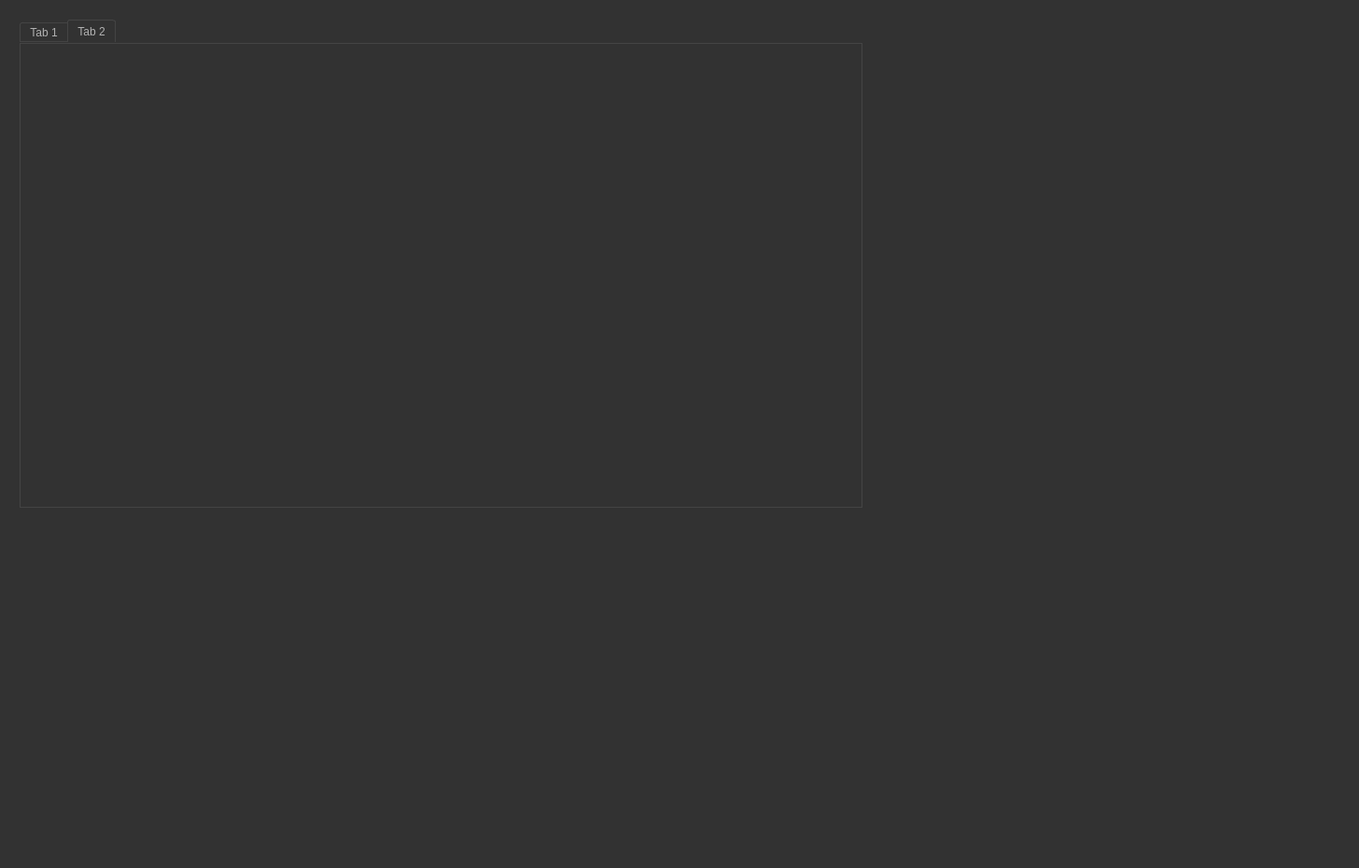
<?xml version="1.0" encoding="UTF-8"?>
<ui version="4.0">
 <class>MainWidget</class>
 <widget class="QWidget" name="MainWidget">
  <property name="geometry">
   <rect>
    <x>0</x>
    <y>0</y>
    <width>1456</width>
    <height>930</height>
   </rect>
  </property>
  <property name="windowTitle">
   <string>MainWidget</string>
  </property>
  <property name="styleSheet">
   <string notr="true">QToolTip
{
     border: 1px solid black;
     background-color: #ffa02f;
     padding: 1px;
     border-radius: 3px;
     opacity: 100;
}

QWidget
{
    color: #b1b1b1;
    background-color: #323232;
}

QWidget:item:hover
{
    background-color: QLinearGradient( x1: 0, y1: 0, x2: 0, y2: 1, stop: 0 #ffa02f, stop: 1 #ca0619);
    color: #000000;
}

QWidget:item:selected
{
    background-color: QLinearGradient( x1: 0, y1: 0, x2: 0, y2: 1, stop: 0 #ffa02f, stop: 1 #d7801a);
}

QMenuBar::item
{
    background: transparent;
}

QMenuBar::item:selected
{
    background: transparent;
    border: 1px solid #ffaa00;
}

QMenuBar::item:pressed
{
    background: #444;
    border: 1px solid #000;
    background-color: QLinearGradient(
        x1:0, y1:0,
        x2:0, y2:1,
        stop:1 #212121,
        stop:0.4 #343434/*,
        stop:0.2 #343434,
        stop:0.1 #ffaa00*/
    );
    margin-bottom:-1px;
    padding-bottom:1px;
}

QMenu
{
    border: 1px solid #000;
}

QMenu::item
{
    padding: 2px 20px 2px 20px;
}

QMenu::item:selected
{
    color: #000000;
}

QWidget:disabled
{
    color: #404040;
    background-color: #323232;
}

QAbstractItemView
{
    background-color: QLinearGradient( x1: 0, y1: 0, x2: 0, y2: 1, stop: 0 #4d4d4d, stop: 0.1 #646464, stop: 1 #5d5d5d);
}

QWidget:focus
{
    /*border: 2px solid QLinearGradient( x1: 0, y1: 0, x2: 0, y2: 1, stop: 0 #ffa02f, stop: 1 #d7801a);*/
}

QLineEdit
{
    background-color: QLinearGradient( x1: 0, y1: 0, x2: 0, y2: 1, stop: 0 #4d4d4d, stop: 0 #646464, stop: 1 #5d5d5d);
    padding: 1px;
    border-style: solid;
    border: 1px solid #1e1e1e;
    border-radius: 5;
}

QPushButton
{
    color: #b1b1b1;
    background-color: QLinearGradient( x1: 0, y1: 0, x2: 0, y2: 1, stop: 0 #565656, stop: 0.1 #525252, stop: 0.5 #4e4e4e, stop: 0.9 #4a4a4a, stop: 1 #464646);
    border-width: 1px;
    border-color: #1e1e1e;
    border-style: solid;
    border-radius: 6;
    padding: 3px;
    font-size: 12px;
    padding-left: 5px;
    padding-right: 5px;
}

QPushButton:pressed
{
    background-color: QLinearGradient( x1: 0, y1: 0, x2: 0, y2: 1, stop: 0 #2d2d2d, stop: 0.1 #2b2b2b, stop: 0.5 #292929, stop: 0.9 #282828, stop: 1 #252525);
}

QComboBox
{
    selection-background-color: #ffaa00;
    background-color: QLinearGradient( x1: 0, y1: 0, x2: 0, y2: 1, stop: 0 #565656, stop: 0.1 #525252, stop: 0.5 #4e4e4e, stop: 0.9 #4a4a4a, stop: 1 #464646);
    border-style: solid;
    border: 1px solid #1e1e1e;
    border-radius: 5;
}

QComboBox:hover,QPushButton:hover
{
    border: 2px solid QLinearGradient( x1: 0, y1: 0, x2: 0, y2: 1, stop: 0 #ffa02f, stop: 1 #d7801a);
}


QComboBox:on
{
    padding-top: 3px;
    padding-left: 4px;
    background-color: QLinearGradient( x1: 0, y1: 0, x2: 0, y2: 1, stop: 0 #2d2d2d, stop: 0.1 #2b2b2b, stop: 0.5 #292929, stop: 0.9 #282828, stop: 1 #252525);
    selection-background-color: #ffaa00;
}

QComboBox QAbstractItemView
{
    border: 2px solid darkgray;
    selection-background-color: QLinearGradient( x1: 0, y1: 0, x2: 0, y2: 1, stop: 0 #ffa02f, stop: 1 #d7801a);
}

QComboBox::drop-down
{
     subcontrol-origin: padding;
     subcontrol-position: top right;
     width: 15px;

     border-left-width: 0px;
     border-left-color: darkgray;
     border-left-style: solid; /* just a single line */
     border-top-right-radius: 3px; /* same radius as the QComboBox */
     border-bottom-right-radius: 3px;
 }

QComboBox::down-arrow
{
     image: url(:/down_arrow.png);
}

QGroupBox:focus
{
border: 2px solid QLinearGradient( x1: 0, y1: 0, x2: 0, y2: 1, stop: 0 #ffa02f, stop: 1 #d7801a);
}

QTextEdit:focus
{
    border: 2px solid QLinearGradient( x1: 0, y1: 0, x2: 0, y2: 1, stop: 0 #ffa02f, stop: 1 #d7801a);
}

QScrollBar:horizontal {
     border: 1px solid #222222;
     background: QLinearGradient( x1: 0, y1: 0, x2: 0, y2: 1, stop: 0.0 #121212, stop: 0.2 #282828, stop: 1 #484848);
     height: 7px;
     margin: 0px 16px 0 16px;
}

QScrollBar::handle:horizontal
{
      background: QLinearGradient( x1: 0, y1: 0, x2: 1, y2: 0, stop: 0 #ffa02f, stop: 0.5 #d7801a, stop: 1 #ffa02f);
      min-height: 20px;
      border-radius: 2px;
}

QScrollBar::add-line:horizontal {
      border: 1px solid #1b1b19;
      border-radius: 2px;
      background: QLinearGradient( x1: 0, y1: 0, x2: 1, y2: 0, stop: 0 #ffa02f, stop: 1 #d7801a);
      width: 14px;
      subcontrol-position: right;
      subcontrol-origin: margin;
}

QScrollBar::sub-line:horizontal {
      border: 1px solid #1b1b19;
      border-radius: 2px;
      background: QLinearGradient( x1: 0, y1: 0, x2: 1, y2: 0, stop: 0 #ffa02f, stop: 1 #d7801a);
      width: 14px;
     subcontrol-position: left;
     subcontrol-origin: margin;
}

QScrollBar::right-arrow:horizontal, QScrollBar::left-arrow:horizontal
{
      border: 1px solid black;
      width: 1px;
      height: 1px;
      background: white;
}

QScrollBar::add-page:horizontal, QScrollBar::sub-page:horizontal
{
      background: none;
}

QScrollBar:vertical
{
      background: QLinearGradient( x1: 0, y1: 0, x2: 1, y2: 0, stop: 0.0 #121212, stop: 0.2 #282828, stop: 1 #484848);
      width: 7px;
      margin: 16px 0 16px 0;
      border: 1px solid #222222;
}

QScrollBar::handle:vertical
{
      background: QLinearGradient( x1: 0, y1: 0, x2: 0, y2: 1, stop: 0 #ffa02f, stop: 0.5 #d7801a, stop: 1 #ffa02f);
      min-height: 20px;
      border-radius: 2px;
}

QScrollBar::add-line:vertical
{
      border: 1px solid #1b1b19;
      border-radius: 2px;
      background: QLinearGradient( x1: 0, y1: 0, x2: 0, y2: 1, stop: 0 #ffa02f, stop: 1 #d7801a);
      height: 14px;
      subcontrol-position: bottom;
      subcontrol-origin: margin;
}

QScrollBar::sub-line:vertical
{
      border: 1px solid #1b1b19;
      border-radius: 2px;
      background: QLinearGradient( x1: 0, y1: 0, x2: 0, y2: 1, stop: 0 #d7801a, stop: 1 #ffa02f);
      height: 14px;
      subcontrol-position: top;
      subcontrol-origin: margin;
}

QScrollBar::up-arrow:vertical, QScrollBar::down-arrow:vertical
{
      border: 1px solid black;
      width: 1px;
      height: 1px;
      background: white;
}


QScrollBar::add-page:vertical, QScrollBar::sub-page:vertical
{
      background: none;
}

QTextEdit
{
    background-color: #242424;
}

QPlainTextEdit
{
    background-color: #242424;
}

QHeaderView::section
{
    background-color: QLinearGradient(x1:0, y1:0, x2:0, y2:1, stop:0 #616161, stop: 0.5 #505050, stop: 0.6 #434343, stop:1 #656565);
    color: white;
    padding-left: 4px;
    border: 1px solid #6c6c6c;
}

QCheckBox:disabled
{
color: #414141;
}

QDockWidget::title
{
    text-align: center;
    spacing: 3px; /* spacing between items in the tool bar */
    background-color: QLinearGradient(x1:0, y1:0, x2:0, y2:1, stop:0 #323232, stop: 0.5 #242424, stop:1 #323232);
}

QDockWidget::close-button, QDockWidget::float-button
{
    text-align: center;
    spacing: 1px; /* spacing between items in the tool bar */
    background-color: QLinearGradient(x1:0, y1:0, x2:0, y2:1, stop:0 #323232, stop: 0.5 #242424, stop:1 #323232);
}

QDockWidget::close-button:hover, QDockWidget::float-button:hover
{
    background: #242424;
}

QDockWidget::close-button:pressed, QDockWidget::float-button:pressed
{
    padding: 1px -1px -1px 1px;
}

QMainWindow::separator
{
    background-color: QLinearGradient(x1:0, y1:0, x2:0, y2:1, stop:0 #161616, stop: 0.5 #151515, stop: 0.6 #212121, stop:1 #343434);
    color: white;
    padding-left: 4px;
    border: 1px solid #4c4c4c;
    spacing: 3px; /* spacing between items in the tool bar */
}

QMainWindow::separator:hover
{

    background-color: QLinearGradient(x1:0, y1:0, x2:0, y2:1, stop:0 #d7801a, stop:0.5 #b56c17 stop:1 #ffa02f);
    color: white;
    padding-left: 4px;
    border: 1px solid #6c6c6c;
    spacing: 3px; /* spacing between items in the tool bar */
}

QToolBar::handle
{
     spacing: 3px; /* spacing between items in the tool bar */
     background: url(:/images/handle.png);
}

QMenu::separator
{
    height: 2px;
    background-color: QLinearGradient(x1:0, y1:0, x2:0, y2:1, stop:0 #161616, stop: 0.5 #151515, stop: 0.6 #212121, stop:1 #343434);
    color: white;
    padding-left: 4px;
    margin-left: 10px;
    margin-right: 5px;
}

QProgressBar
{
    border: 2px solid grey;
    border-radius: 5px;
    text-align: center;
}

QProgressBar::chunk
{
    background-color: #d7801a;
    width: 2.15px;
    margin: 0.5px;
}

QTabBar::tab {
    color: #b1b1b1;
    border: 1px solid #444;
    border-bottom-style: none;
    background-color: #323232;
    padding-left: 10px;
    padding-right: 10px;
    padding-top: 3px;
    padding-bottom: 2px;
    margin-right: -1px;
}

QTabWidget::pane {
    border: 1px solid #444;
    top: 1px;
}

QTabBar::tab:last
{
    margin-right: 0; /* the last selected tab has nothing to overlap with on the right */
    border-top-right-radius: 3px;
}

QTabBar::tab:first:!selected
{
 margin-left: 0px; /* the last selected tab has nothing to overlap with on the right */


    border-top-left-radius: 3px;
}

QTabBar::tab:!selected
{
    color: #b1b1b1;
    border-bottom-style: solid;
    margin-top: 3px;
    background-color: QLinearGradient(x1:0, y1:0, x2:0, y2:1, stop:1 #212121, stop:.4 #343434);
}

QTabBar::tab:selected
{
    border-top-left-radius: 3px;
    border-top-right-radius: 3px;
    margin-bottom: 0px;
}

QTabBar::tab:!selected:hover
{
    /*border-top: 2px solid #ffaa00;
    padding-bottom: 3px;*/
    border-top-left-radius: 3px;
    border-top-right-radius: 3px;
    background-color: QLinearGradient(x1:0, y1:0, x2:0, y2:1, stop:1 #212121, stop:0.4 #343434, stop:0.2 #343434, stop:0.1 #ffaa00);
}

QRadioButton::indicator:checked, QRadioButton::indicator:unchecked{
    color: #b1b1b1;
    background-color: #323232;
    border: 1px solid #b1b1b1;
    border-radius: 6px;
}

QRadioButton::indicator:checked
{
    background-color: qradialgradient(
        cx: 0.5, cy: 0.5,
        fx: 0.5, fy: 0.5,
        radius: 1.0,
        stop: 0.25 #ffaa00,
        stop: 0.3 #323232
    );
}

QCheckBox::indicator{
    color: #b1b1b1;
    background-color: #323232;
    border: 1px solid #b1b1b1;
    width: 9px;
    height: 9px;
}

QRadioButton::indicator
{
    border-radius: 6px;
}

QRadioButton::indicator:hover, QCheckBox::indicator:hover
{
    border: 1px solid #ffaa00;
}

QCheckBox::indicator:checked
{
    image:url(:/images/checkbox.png);
}

QCheckBox::indicator:disabled, QRadioButton::indicator:disabled
{
    border: 1px solid #444;
}</string>
  </property>
  <widget class="QWidget" name="verticalLayoutWidget">
   <property name="geometry">
    <rect>
     <x>10</x>
     <y>10</y>
     <width>931</width>
     <height>551</height>
    </rect>
   </property>
   <layout class="QVBoxLayout" name="verticalLayout">
    <item>
     <layout class="QHBoxLayout" name="horizontalLayout">
      <item>
       <widget class="QTabWidget" name="tabWidget">
        <property name="currentIndex">
         <number>1</number>
        </property>
        <widget class="QWidget" name="tab">
         <attribute name="title">
          <string>Tab 1</string>
         </attribute>
         <widget class="QWidget" name="renderview" native="true">
          <property name="geometry">
           <rect>
            <x>70</x>
            <y>70</y>
            <width>361</width>
            <height>271</height>
           </rect>
          </property>
         </widget>
        </widget>
        <widget class="QWidget" name="tab_2">
         <attribute name="title">
          <string>Tab 2</string>
         </attribute>
        </widget>
       </widget>
      </item>
      <item>
       <widget class="QWidget" name="GL_view" native="true"/>
      </item>
     </layout>
    </item>
    <item>
     <widget class="QWidget" name="flow" native="true"/>
    </item>
   </layout>
  </widget>
 </widget>
 <layoutdefault spacing="6" margin="11"/>
 <resources/>
 <connections/>
</ui>
